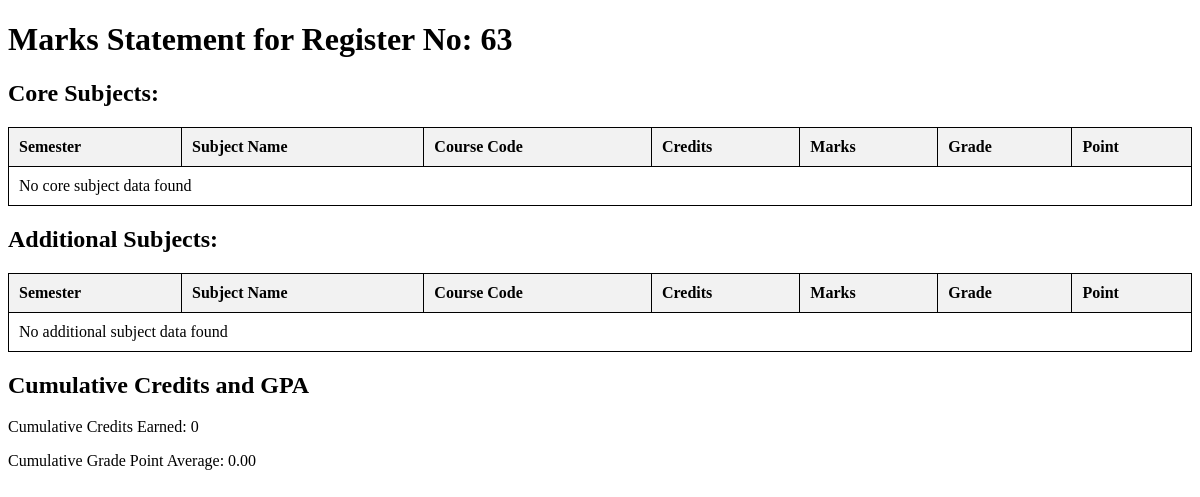
/fetch_marksheet.php?register_no=63, run on an earlier commit of the app's database.
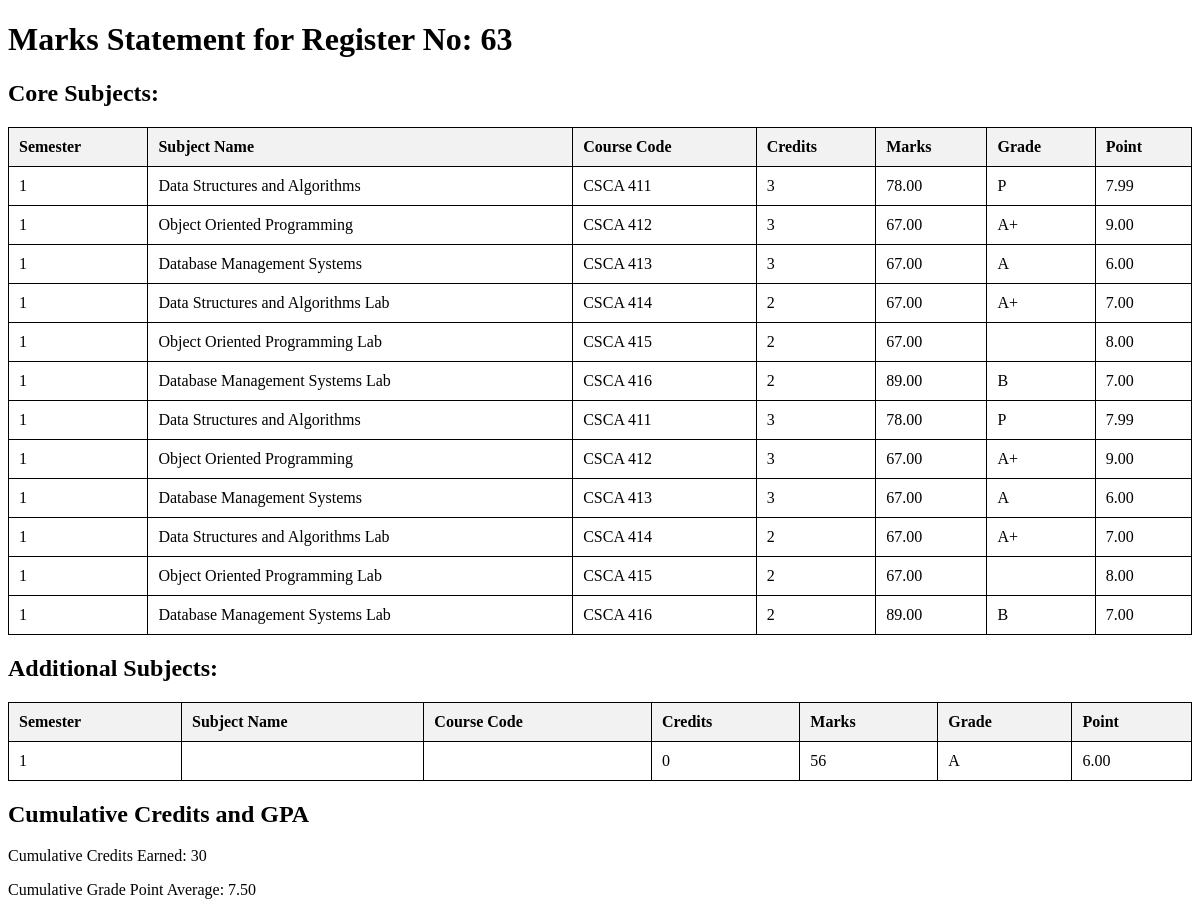
And on a later commit of the database.
### tables this page shows
CREATE TABLE `core_subjects` (
  `id` int(11) NOT NULL,
  `register_no` varchar(20) NOT NULL,
  `subject_name` varchar(100) NOT NULL,
  `subject_code` varchar(20) NOT NULL,
  `credits` int(11) NOT NULL,
  `points` decimal(4,2) NOT NULL,
  `marks` decimal(5,2) NOT NULL,
  `grade` varchar(2) NOT NULL,
  `semester` int(11) NOT NULL,
  `created_at` timestamp NOT NULL DEFAULT current_timestamp()
);

CREATE TABLE `additional_subjects` (
  `id` int(11) NOT NULL,
  `register_no` varchar(20) DEFAULT NULL,
  `subject_name` varchar(100) DEFAULT NULL,
  `subject_code` varchar(20) DEFAULT NULL,
  `credits` int(11) DEFAULT NULL,
  `points` decimal(5,2) DEFAULT NULL,
  `marks` int(11) DEFAULT NULL,
  `grade` varchar(2) DEFAULT NULL,
  `semester` int(11) DEFAULT NULL
);

### fetch_marksheet.php (the view, shortened to what this page needs)
<?php
$servername = "localhost";
$username = "root";
$password = "";
$dbname = "university";
$conn = new mysqli($servername, $username, $password, $dbname);
$register_no = isset($_GET['register_no']) ? $_GET['register_no'] : '';
$core_sql = "SELECT * FROM core_subjects WHERE register_no = '$register_no'";
$core_result = $conn->query($core_sql);
$additional_sql = "SELECT * FROM additional_subjects WHERE register_no = '$register_no'";
$additional_result = $conn->query($additional_sql);
?>
<!DOCTYPE html>
<html>
<head>
</head>
<body>
    <h1>Marks Statement for Register No: <?php echo htmlspecialchars($register_no); ?></h1>
    <h2>Core Subjects:</h2>
    <table>
        <tr>
            <th>Semester</th>
            <th>Subject Name</th>
            <th>Course Code</th>
            <th>Credits</th>
            <th>Marks</th>
            <th>Grade</th>
            <th>Point</th>
        </tr>
        <?php
        if ($core_result->num_rows > 0) {
            while($row = $core_result->fetch_assoc()) {
                echo "<tr>
                        <td>{$row['semester']}</td>
                        <td>{$row['subject_name']}</td>
                        <td>{$row['subject_code']}</td>
                        <td>{$row['credits']}</td>
                        <td>{$row['marks']}</td>
                        <td>{$row['grade']}</td>
                        <td>{$row['points']}</td>
                      </tr>";
            }
        } else {
            echo "<tr><td colspan='7'>No core subject data found</td></tr>";
        }
        ?>
    </table>
    <h2>Additional Subjects:</h2>
    <table>
        <tr>
            <th>Semester</th>
            <th>Subject Name</th>
            <th>Course Code</th>
            <th>Credits</th>
            <th>Marks</th>
            <th>Grade</th>
            <th>Point</th>
        </tr>
        <?php
        if ($additional_result->num_rows > 0) {
            while($row = $additional_result->fetch_assoc()) {
                echo "<tr>
                        <td>{$row['semester']}</td>
                        <td>{$row['subject_name']}</td>
                        <td>{$row['subject_code']}</td>
                        <td>{$row['credits']}</td>
                        <td>{$row['marks']}</td>
                        <td>{$row['grade']}</td>
                        <td>{$row['points']}</td>
                      </tr>";
            }
        } else {
            echo "<tr><td colspan='7'>No additional subject data found</td></tr>";
        }
        ?>
    </table>
    <h2>Cumulative Credits and GPA</h2>
    <?php
    $cumulative_core_sql = "SELECT SUM(credits) AS total_credits, AVG(points) AS gpa FROM core_subjects WHERE register_no = '$register_no'";
    $cumulative_core_result = $conn->query($cumulative_core_sql);
    $cumulative_additional_sql = "SELECT SUM(credits) AS total_credits, AVG(points) AS gpa FROM additional_subjects WHERE register_no = '$register_no'";
    $cumulative_additional_result = $conn->query($cumulative_additional_sql);
    $total_credits = 0;
    $total_points = 0;
    $total_subjects = 0;
    if ($cumulative_core_result->num_rows > 0) {
        $core_row = $cumulative_core_result->fetch_assoc();
        $total_credits += $core_row['total_credits'];
        $total_points += $core_row['gpa'] * $core_row['total_credits'];
        $total_subjects += $core_row['total_credits'];
    }
    if ($cumulative_additional_result->num_rows > 0) {
        $additional_row = $cumulative_additional_result->fetch_assoc();
        $total_credits += $additional_row['total_credits'];
        $total_points += $additional_row['gpa'] * $additional_row['total_credits'];
        $total_subjects += $additional_row['total_credits'];
    }
    $cumulative_gpa = ($total_subjects > 0) ? ($total_points / $total_subjects) : 0;
    echo "<p>Cumulative Credits Earned: " . $total_credits . "</p>";
    echo "<p>Cumulative Grade Point Average: " . number_format($cumulative_gpa, 2) . "</p>";
    ?>
</body>
</html>

### fetch_marksheet.php (style rules this page uses)
table { width: 100%; border-collapse: collapse; }
table, th, td { border: 1px solid black; }
th, td { padding: 10px; text-align: left; }
th { background-color: #f2f2f2; }

What changed in the data, as far as the page shows it:
added core_subjects: semester "1", subject_name "Data Structures and Algorithms", subject_code "CSCA 411", credits "3", marks "78.00", grade "P", points "7.99"
added core_subjects: semester "1", subject_name "Object Oriented Programming", subject_code "CSCA 412", credits "3", marks "67.00", grade "A+", points "9.00"
added core_subjects: semester "1", subject_name "Database Management Systems", subject_code "CSCA 413", credits "3", marks "67.00", grade "A", points "6.00"
added core_subjects: semester "1", subject_name "Data Structures and Algorithms Lab", subject_code "CSCA 414", credits "2", marks "67.00", grade "A+", points "7.00"
added core_subjects: semester "1", subject_name "Object Oriented Programming Lab", subject_code "CSCA 415", credits "2", marks "67.00", points "8.00"
added core_subjects: semester "1", subject_name "Database Management Systems Lab", subject_code "CSCA 416", credits "2", marks "89.00", grade "B", points "7.00"
added core_subjects: semester "1", subject_name "Data Structures and Algorithms", subject_code "CSCA 411", credits "3", marks "78.00", grade "P", points "7.99"
added core_subjects: semester "1", subject_name "Object Oriented Programming", subject_code "CSCA 412", credits "3", marks "67.00", grade "A+", points "9.00"
added core_subjects: semester "1", subject_name "Database Management Systems", subject_code "CSCA 413", credits "3", marks "67.00", grade "A", points "6.00"
added core_subjects: semester "1", subject_name "Data Structures and Algorithms Lab", subject_code "CSCA 414", credits "2", marks "67.00", grade "A+", points "7.00"
added core_subjects: semester "1", subject_name "Object Oriented Programming Lab", subject_code "CSCA 415", credits "2", marks "67.00", points "8.00"
added core_subjects: semester "1", subject_name "Database Management Systems Lab", subject_code "CSCA 416", credits "2", marks "89.00", grade "B", points "7.00"
added additional_subjects: semester "1", credits "0", marks "56", grade "A", points "6.00"
Also different on the page:
$total_credits: "0" → "30"
$cumulative_gpa: "0.00" → "7.50"
text no longer shown: "No core subject data found No additional subject data found"
